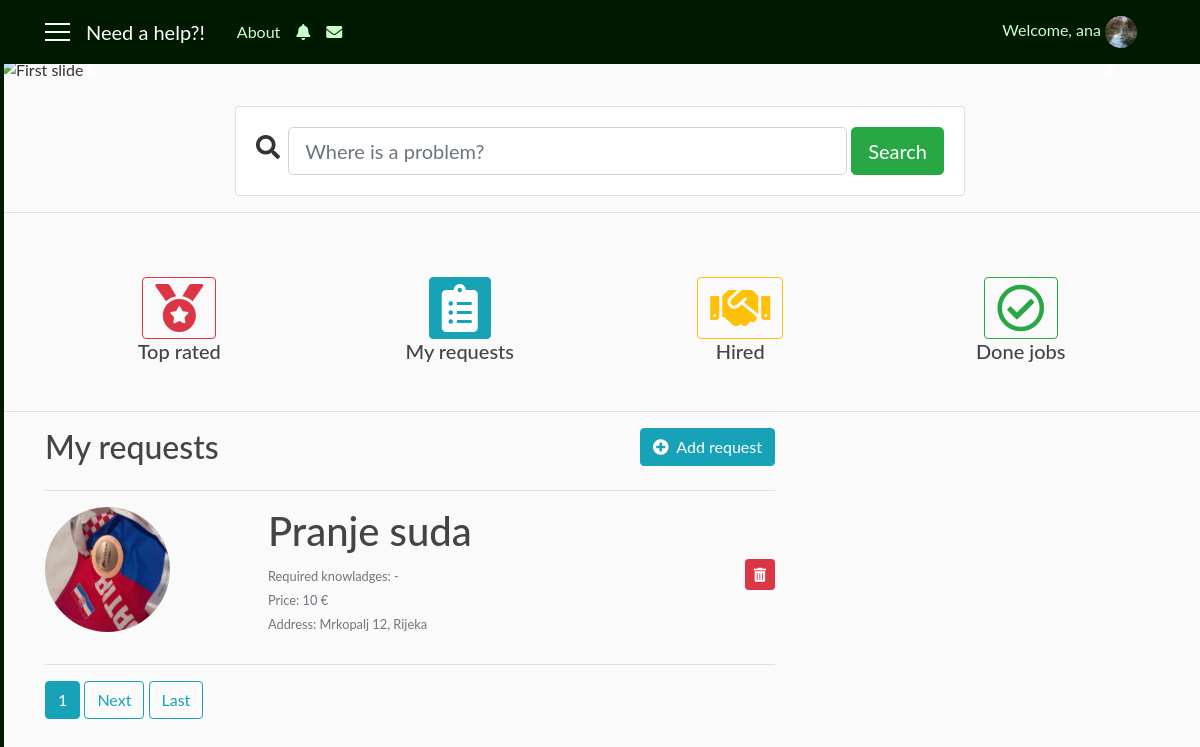
The app's page /requests_user/1 (signed in), older data.
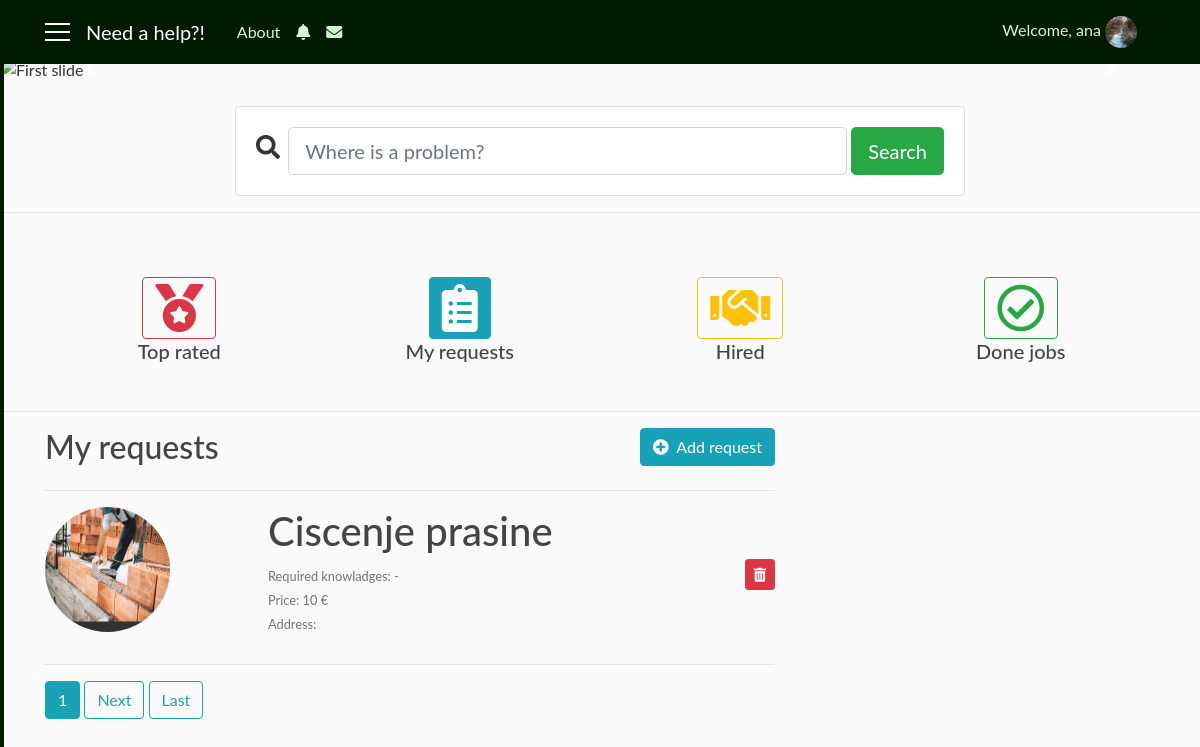
The same page, newer data.
### user/models.py (models this page shows, shortened)
class Requests(models.Model):
    user = models.ForeignKey(User, on_delete=models.CASCADE)
    job_title = models.CharField(max_length=30, blank=True)
    required_knowledges = models.TextField(max_length=1000, default='-')
    price = models.IntegerField(default=10)
    address = models.CharField(max_length=30, blank=True)
    job_description = models.TextField(max_length=1000, blank=True)
    date = models.DateTimeField(auto_now_add=True)
    photo = models.ImageField(default='default_request.jpg', upload_to='requests_user')
    visible = models.BooleanField(default=True)

### need_a_help_app/views.py (the view)
# urls.py: path('requests_user/<int:pk>', views.RequestsView.as_view(), name='requests_user'),
class RequestsView(LoginRequiredMixin, ListView):
    model = Requests
    template_name = 'user/requests_user.html'
    context_object_name = 'req'
    paginate_by = 2
    def get_queryset(self):
        user = get_object_or_404(User, pk=self.kwargs.get('pk'))
        return Requests.objects.filter(user=user).order_by('-date')

### user/templates/user/requests_user.html (shortened to what this page needs)
{% extends 'need_a_help_app/base.html' %}
{% block content %}
   <div class="row">
    <div class="col-sm-8">
        <h2>My requests</h2>
    </div>
    <div class="col-sm-4" align="right">
        <a class="btn btn-info" href="{% url 'add_request' %}"><i class="fas fa-plus-circle"></i>&nbsp Add request</a>
    </div>
   </div>
   <hr width="100%">
   {% if req %}
       {% for i in req %}
            {% if i.visible %}
                <div class="row">
                    <div class="col-sm-3">
                        <a href="{% url 'request_detail' i.id %}">
                            <img class="rounded-circle account-img" src="{{ i.photo.url }}">
                        </a>
                    </div>
                    <div class="col-sm-7 pl-5">
                        <h1>{{ i.job_title }}</h1>
                        <small class="text-secondary text-muted">Required knowladges: {{ i.required_knowledges }}</small><br>
                        <small class="text-secondary text-muted">Price: {{ i.price }} €</small><br>
                        <small class="text-secondary text-muted">Address: {{ i.address }}</small><br>
                    </div>
                    <div class="col-sm-2 pt-5" align="right">
                        <a href="{% url 'request_delete' i.id %}" class="btn btn-danger btn-sm mt-1 mb-1"><i class="fas fa-trash-alt"></i></a>
                    </div>
                </div>
                <hr width="100%">
            {% endif %}
       {% endfor %}
   {% else %}
    <h3 class="text-secondary text-muted" align="center">No results</h3>
   {% endif %}
    {% if is_paginated %}
        {% for i in page_obj.paginator.page_range %}
            {% if page_obj.number == i %}
                <a class="btn btn-info mb-4" href="?page={{ i }}">{{ i }}</a>
            {% elif num > page_obj.number|add:'-3' and num < page_obj.number|add:'3' %}
                <a class="btn btn-outline-info mb-4" href="?page={{ i }}">{{ i }}</a>
            {% endif %}
        {% endfor %}
        {% if page_obj.has_next %}
            <a class="btn btn-outline-info mb-4" href="?page={{ page_obj.next_page_number }}">Next</a>
            <a class="btn btn-outline-info mb-4" href="?page={{ page_obj.paginator.num_pages }}">Last</a>
        {% endif %}
    {% endif %}
{% endblock %}

Row changes from the older to the newer data that the page shows:
removed Requests: photo (picture), job_title "Pranje suda", required_knowledges "-", price "10", address "Mrkopalj 12, Rijeka"
added Requests: photo (placeholder picture), job_title "Ciscenje prasine", required_knowledges "-", price "10"
